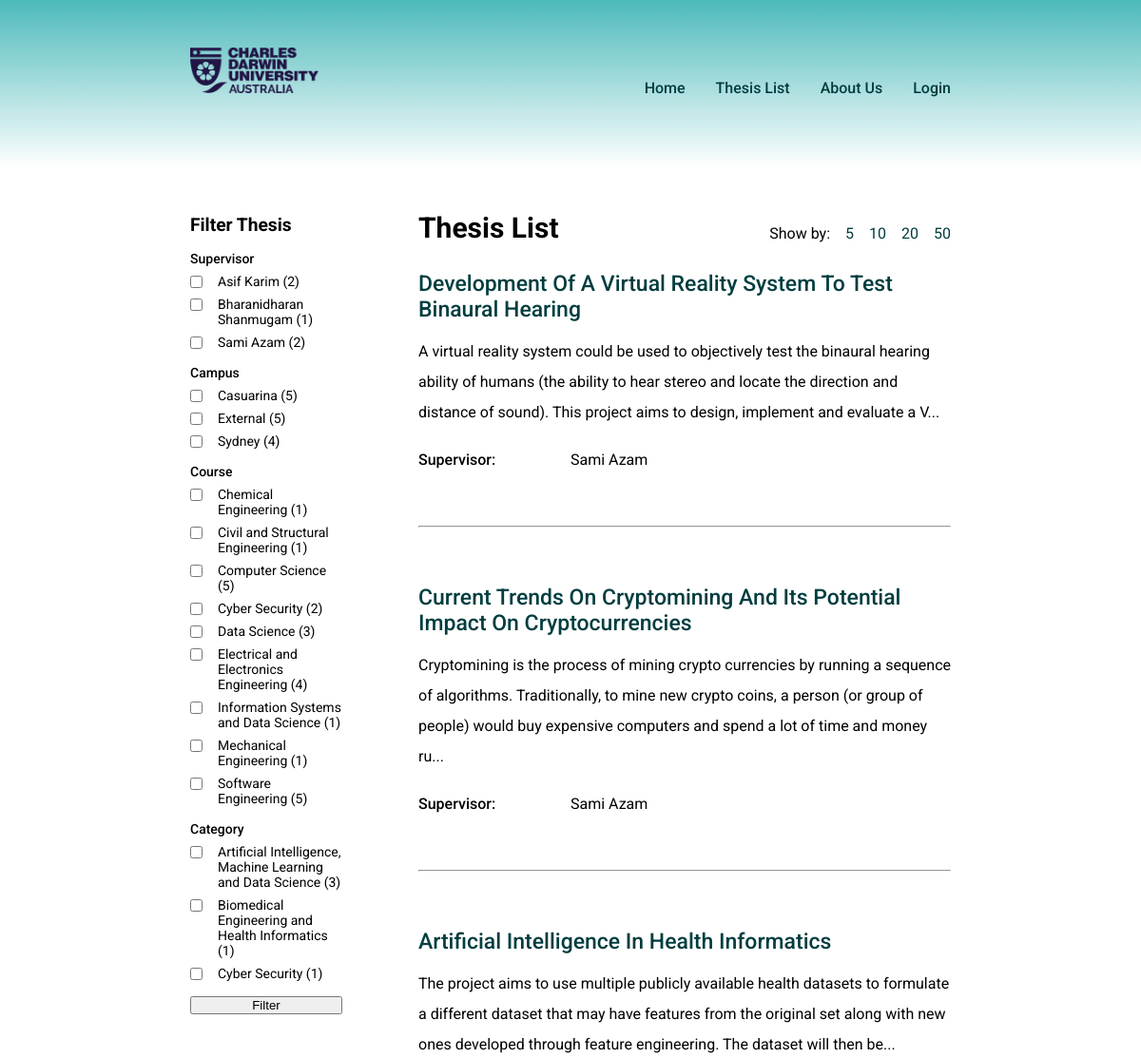
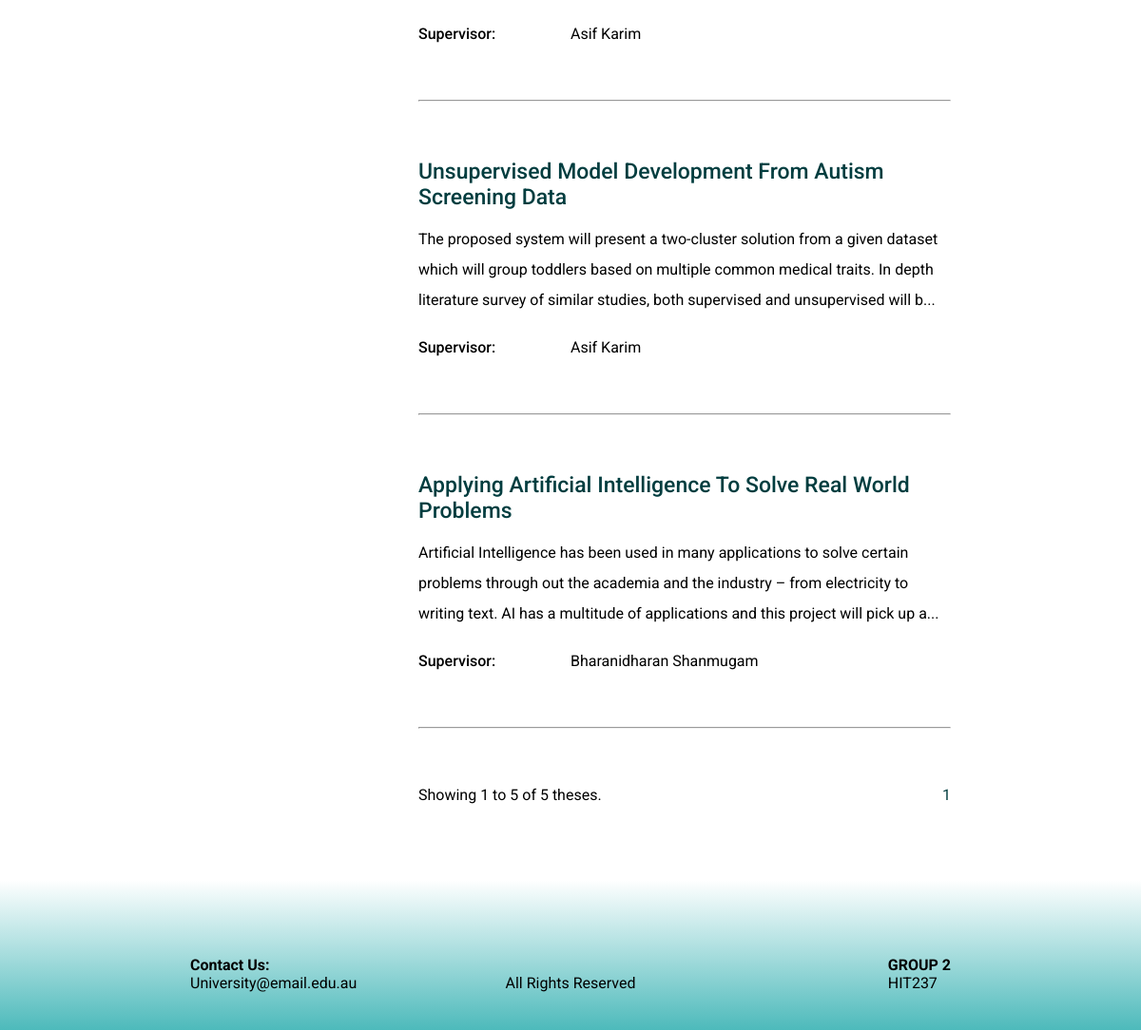
The app's page /thesis/ with its own data (2 pictures, top to bottom).
### main/models.py (models this page shows, shortened)
class Supervisor(models.Model):
    SUPERVISOR_CHOICES = [
        ('Bharanidharan Shanmugam', 'Bharanidharan Shanmugam'),
        ('Yakub Sebastian', 'Yakub Sebastian'),
        ('Sami Azam', 'Sami Azam'),
        ('Asif Karim', 'Asif Karim'),
    ]
    supervisor = models.CharField(
        max_length=50,
        choices=SUPERVISOR_CHOICES,
        verbose_name='Supervisor Name',
        primary_key=True,
    )
    def __str__(self):
        return self.supervisor

class Campus(models.Model):
    CAMPUS_CHOICES = [
        ('Casuarina', 'Casuarina'),
        ('Sydney', 'Sydney'),
        ('External', 'External'),
    ]
    campus = models.CharField(
        max_length=20,
        choices=CAMPUS_CHOICES,
        verbose_name='Campus Name',
        primary_key=True,
    )

class Course(models.Model):
    COURSE_CHOICES = [
        ('Chemical Engineering', 'Chemical Engineering'),
        ('Civil and Structural Engineering', 'Civil and Structural Engineering'),
        ('Electrical and Electronics Engineering', 'Electrical and Electronics Engineering'),
        ('Mechanical Engineering', 'Mechanical Engineering'),
        ('Computer Science', 'Computer Science'),
        ('Cyber Security', 'Cyber Security'),
        ('Data Science', 'Data Science'),
        ('Information Systems and Data Science', 'Information Systems and Data Science'),
        ('Software Engineering', 'Software Engineering'),
    ]
    course = models.CharField(
        max_length=50,
        choices=COURSE_CHOICES,
        verbose_name='Course Name',
        primary_key=True,
    )

class Category(models.Model):
    CATEGORY_CHOICES = [
        ('Artificial Intelligence, Machine Learning and Data Science', 'Artificial Intelligence, Machine Learning and Data Science'),
        ('Biomedical Engineering and Health Informatics', 'Biomedical Engineering and Health Informatics'),
        ('Cyber Security', 'Cyber Security'),
    ]
    category = models.CharField(
        max_length=100,
        choices=CATEGORY_CHOICES,
        verbose_name='Category Name',
        primary_key=True,
    )

class Thesis(models.Model):
    topic_number = models.IntegerField(
        validators=[
            MinValueValidator(0),
            MaxValueValidator(1000),
        ],
        verbose_name='Thesis Number',
        primary_key=True,
    )
    title = models.CharField(max_length=100, verbose_name='Thesis Title',)
    description = models.TextField(verbose_name='Thesis Description')
    category = models.ForeignKey(Category, on_delete=models.PROTECT, verbose_name='Category Name')
    supervisor = models.ForeignKey(Supervisor, on_delete= models.PROTECT, verbose_name='Supervisor Name')
    course = models.ManyToManyField(Course, verbose_name='Course Name')
    campus = models.ManyToManyField(Campus, verbose_name='Campus Name',)
    last_edited = models.DateTimeField(auto_now=True, verbose_name = 'Date Edited')

### main/views.py (the view, shortened to what this page needs)
# urls.py: path('thesis/', views.thesis_list, name= 'thesis_list'),
def thesis_list(request):
    theses = Thesis.objects.order_by('topic_number')
    supervisor_list = []
    campus_list = []
    course_list = []
    category_list = []
    for thesis in theses:
        campus_list_specific = []
        course_list_specific = []
        supervisor_list.append(thesis.supervisor)
        for campus in thesis.campus.all():
            campus_list_specific.append(campus)
        campus_list.append(campus_list_specific)
        for course in thesis.course.all():
            course_list_specific.append(course)
        course_list.append(course_list_specific)
        category_list.append(thesis.category)
        description = thesis.description
        word_count = description.split()
        if len(description) > 230:
            description = ''.join(description[:230])
            punctuation = ['.', ',', '/', ';', ':', ' ']
            if description[-1] in punctuation:
                description = description[:-1] + '...'
            else:
                description = description + '...'
            Thesis.objects.filter(topic_number = thesis.topic_number).update(description = description)
    supervisor_names = [supervisor.supervisor for supervisor in supervisor_list]
    campus_names = [campus.campus for sublist in campus_list for campus in sublist]
    course_names = [course.course for sublist in course_list for course in sublist]
    category_names = [category.category for category in category_list]
    supervisor_count = {}
    campus_count = {}
    course_count = {}
    category_count = {}
    for supervisor in sorted(list(set(supervisor_names))):
        supervisor_count[supervisor] = supervisor_names.count(supervisor)
    for campus in sorted(list(set(campus_names))):
        campus_count[campus] = campus_names.count(campus)
    for course in sorted(list(set(course_names))):
        course_count[course] = course_names.count(course)
    for category in sorted(list(set(category_names))):
        category_count[category] = category_names.count(category)
    selected_supervisor = request.GET.getlist('supervisor')
    selected_campus = request.GET.getlist('campus')
    selected_course = request.GET.getlist('course')
    selected_category = request.GET.getlist('category')
    filter_supervisor = ''
    filter_campus = ''
    filter_course= ''
    filter_category=''
    if selected_campus:
        theses = Thesis.objects.filter(campus__in = selected_campus).order_by('topic_number')
        filter_campus = '&'.join([f'&campus={campus}' for campus in selected_campus])
    if selected_course:
        theses = Thesis.objects.filter(course__in = selected_course).order_by('topic_number')
        filter_course = '&'.join([f'&course={course}' for course in selected_course])
    if selected_category:
        theses = Thesis.objects.filter(category__in = selected_category).order_by('topic_number')
        filter_category = '&'.join([f'&category={category}' for category in selected_category])
    items_per_page = int(request.GET.get('items_per_page', 5))
    page = Paginator(theses, items_per_page)
    page_number = request.GET.get("page")
    page_obj = page.get_page(page_number)
    total_pages = range(1, page.num_pages + 1)
    start_num = (page_obj.number - 1) * items_per_page + 1
    end_num = min(start_num + items_per_page - 1, page_obj.paginator.count)
    total_theses = len(theses)
    context = {
        'page_obj': page_obj, # contains various data about the current page
        'total_pages': total_pages,
        'start_num': start_num, # starting number of the thesis in the page
        'end_num': end_num,
        'total_theses': total_theses,
        'items_per_page': items_per_page,
        'supervisor_list': supervisor_count,
        'campus_list': campus_count,
        'course_list': course_count,
        'category_list': category_count,
        'selected_supervisor': selected_supervisor,
        'selected_campus': selected_campus,
        'selected_course': selected_course,
        'selected_category': selected_category,
        'filter_supervisor': filter_supervisor,
        'filter_campus': filter_campus,
        'filter_course': filter_course,
        'filter_category': filter_category,
        }
    return render(request, 'main/thesis_list.html', context)

### main/templates/main/thesis_list.html (shortened to what this page needs)
{% extends "main/base.html" %}
{% block main_body %}
    <div class="thesis-main-body">
        <div class="left-side">
            <form action="" method="get">
                <legend class="filter">Filter Thesis</legend>
                <div class="supervisor-filter">
                    <p class="filter-type">Supervisor</p>
                    {% for supervisor, count in supervisor_list.items %}
                        <div class="option">
                            <input class='filter-option' type="checkbox" name="supervisor" id="{{ supervisor }}" value="{{ supervisor }}"
                                {% if supervisor in selected_supervisor %} checked {% endif %}>
                            <label for="{{ supervisor }}">{{ supervisor }}  ({{ count }})</label>
                        </div>
                    {% endfor %}
                </div>
                <div class="campus-filter">
                    <p class="filter-type">Campus</p>
                    {% for campus, count in campus_list.items %}
                        <div class="option">
                            <input class='filter-option' type="checkbox" name="campus" id="{{ campus }}" value="{{ campus }}"
                                {% if campus in selected_campus %} checked {% endif %}>
                            <label for="{{ campus }}">{{ campus }}  ({{ count }})</label>
                        </div>
                    {% endfor %}
                </div>
                <div class="course-filter">
                    <p class="filter-type">Course</p>
                    {% for course, count in course_list.items %}
                        <div class="option">
                            <input class='filter-option' type="checkbox" name="course" id="{{ course }}" value="{{ course }}"
                                {% if course in selected_course %} checked {% endif %}>
                            <label for="{{ course }}">{{ course }}  ({{count}})</label>
                        </div>
                    {% endfor %}
                </div>
                <div class="category-filter">
                    <p class="filter-type">Category</p>
                    {% for category, count in category_list.items %}
                        <div class="option">
                            {% if category == "Cyber Security" %}
                                <input class='filter-option' type="checkbox" name="category" id="CyberSecutity-2" value="{{ category }}"
                                    {% if category in selected_category %} checked  {% endif %}>
                                <label for="CyberSecutity-2">{{ category }}  ({{count}})</label>
                            {% else %}
                                <input class='filter-option' type="checkbox" name="category" id="{{ category }}" value="{{ category }}"
                                    {% if category in selected_category %} checked  {% endif %}>
                                <label for="{{ category }}">{{ category }}  ({{count}})</label>
                            {% endif %}
                        </div>
                    {% endfor %}
                </div>
                <button class='filter-submit' type="submit">Filter</button>
            </form>
        </div>
        <div class="right-side">
            <div class='main-body-header'>
                <h2 class="thesis_title">Thesis List</h2>
                <div class='per_page'>
                    <p>Show by:</p>
                    <a href="?items_per_page=5" {% if items_per_page == 5 %}class="active"{% endif %}>5</a>
                    <a href="?items_per_page=10" {% if items_per_page == 10 %}class="active"{% endif %}>10</a>
                    <a href="?items_per_page=20" {% if items_per_page == 20 %}class="active"{% endif %}>20</a>
                    <a href="?items_per_page=50" {% if items_per_page == 50 %}class="active"{% endif %}>50</a>
                </div>
            </div>
            <ul class ='all_theses'>
                {% for thesis in page_obj %}
                <li class='thesis_block'>
                    <h3><a href= "{% url 'thesis_details' topic_number=thesis.topic_number %}" >{{ thesis.title|title }}</a></h3>
                    <p class='description'>{{ thesis.description }}</p>
                    <div class = 'supervisor'>
                        <p class = 'more_info'>Supervisor:</p>
                        <p class='supervisor_name'> {{ thesis.supervisor }}</p>
                    </div>
                </li>
                <hr class="list-line">
                {% endfor %}
            </ul>
            <div class="thesis-pages">
                <p class='current'>Showing {{ start_num }} to {{ end_num }} of {{ total_theses }} theses.</p>
                <form class='quick-links' action="" method="get">
                    {% for total_pages in total_pages %}
                        <a href="?page={{ total_pages }}&items_per_page={{ items_per_page }}{{ filter_supervisor }}{{ filter_course }}{{ filter_category }}{{ filter_campus }}">{{ total_pages }}</a>
                    {% endfor %}
                </form>
            </div>
        </div>
    </div>
{% endblock  %}

### main/static/styles.css (style rules this page uses)
:root { font-family: 'Roboto'; --primary-color: #4dbabb; --secondary-color: #e6e6e6; --font-primary: black; --font-secondary: rgb(0, 61, 63); }
body { min-height: 100vh; display: flex; flex-direction: column; justify-content: space-between; }
.supervisor, .courses, .campus, .topic_number, .description_container, .date { display: flex; margin: 1.5rem 0; }
.list-line { margin-bottom: 60px; }
.main_body h2 { font-weight: bold; font-size: 30px; margin-bottom: 30px; line-height: 1.5; }
.main_body h3 { font-weight: 500; font-size: 23px; margin-bottom: 15px; }
.description { line-height: 2; color: var(--font-primary); }
.more_info { font-weight: 500; width: 10rem; color: var(--font-primary); flex-shrink: 0; }
.thesis_block { margin-bottom: 60px; }

### records on screen
Supervisor: supervisor_list "Asif Karim"
Supervisor: supervisor_list "Bharanidharan Shanmugam"
Supervisor: supervisor_list "Sami Azam"
Campus: campus_list "Casuarina"
Campus: campus_list "External"
Campus: campus_list "Sydney"
Course: course_list "Chemical Engineering"
Course: course_list "Civil and Structural Engineering"
Course: course_list "Computer Science"
Course: course_list "Cyber Security"
Course: course_list "Data Science"
Course: course_list "Electrical and Electronics Engineering"
Course: course_list "Information Systems and Data Science"
Course: course_list "Mechanical Engineering"
Course: course_list "Software Engineering"
Category: category_list "Artificial Intelligence, Machine Learning and Data Science"
Category: category_list "Biomedical Engineering and Health Informatics"
Category: category_list "Cyber Security"
Thesis: title "Development Of A Virtual Reality System To Test Binaural Hearing", description "A virtual reality system could be used to objectively test the binaural hearing ability of humans (the ability to hear stereo and locate the direction and distance of sound). This project aims to design, implement and evaluate a V...", supervisor "Sami Azam"
Thesis: title "Current Trends On Cryptomining And Its Potential Impact On Cryptocurrencies", description "Cryptomining is the process of mining crypto currencies by running a sequence of algorithms. Traditionally, to mine new crypto coins, a person (or group of people) would buy expensive computers and spend a lot of time and money ru...", supervisor "Sami Azam"
Thesis: title "Artificial Intelligence In Health Informatics", description "The project aims to use multiple publicly available health datasets to formulate a different dataset that may have features from the original set along with new ones developed through feature engineering. The dataset will then be...", supervisor "Asif Karim"
Thesis: title "Unsupervised Model Development From Autism Screening Data", description "The proposed system will present a two-cluster solution from a given dataset which will group toddlers based on multiple common medical traits. In depth literature survey of similar studies, both supervised and unsupervised will b...", supervisor "Asif Karim"
Thesis: title "Applying Artificial Intelligence To Solve Real World Problems", description "Artificial Intelligence has been used in many applications to solve certain problems through out the academia and the industry – from electricity to writing text. AI has a multitude of applications and this project will pick up a...", supervisor "Bharanidharan Shanmugam"

### other values on screen
{{ count }} "2" "1" "2"
{{ count }} "5" "5" "4"
{{ count }} "1" "1" "5" "2" "3" "4" "1" "1" "5"
{{ count }} "3" "1"
{{ count }} "1"
{{ start_num }} "1"
{{ end_num }} "5"
{{ total_theses }} "5"
{{ total_pages }} "1"
